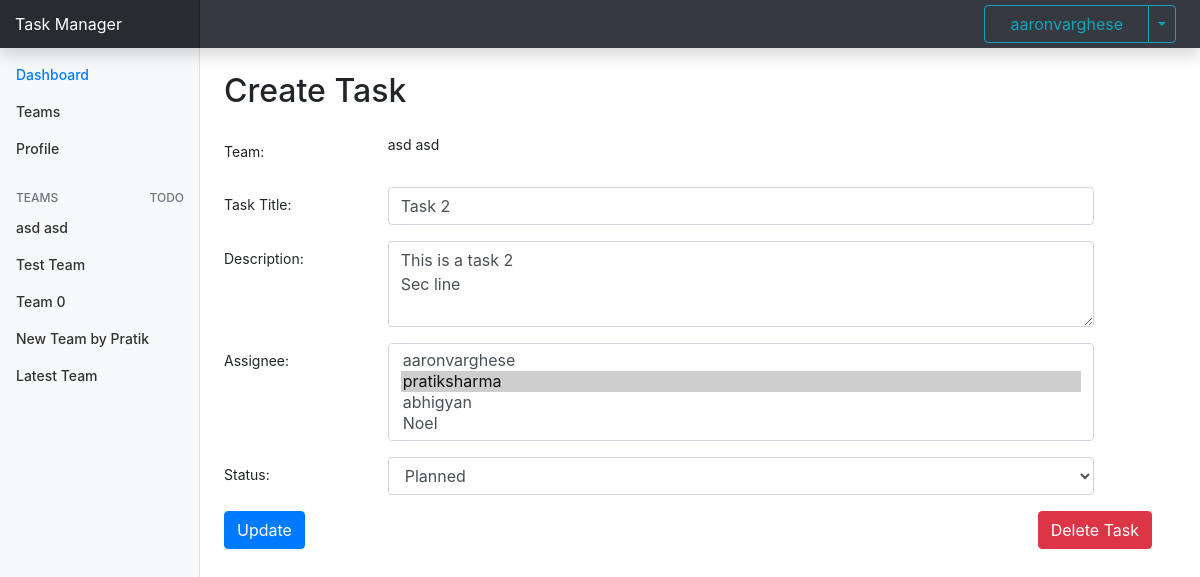
Screenshot of /dashboard/task-2/edit (signed in) with the database file from the repository.
### core/models.py (models this page shows)
class Teams(models.Model):
    name = models.CharField(max_length=50)
    owner = models.ForeignKey(User, on_delete=models.CASCADE, related_name='team_owner')
    users = models.ManyToManyField(User, related_name='team_user')
    def __str__(self):
        return self.name

class Tasks(models.Model):
    STATUSES = [
        ('planned', 'Planned'),
        ('in_progress', 'In Progress'),
        ('done', 'Done'),
    ]
    name = models.CharField(max_length=50)
    desc = models.TextField()
    owner = models.ForeignKey(User, on_delete=models.CASCADE, related_name='task_owner')
    team = models.ForeignKey(Teams, on_delete=models.CASCADE, related_name='team', null=True)
    assignee = models.ManyToManyField(User, related_name='task_assignee')
    status = models.CharField(max_length=30, choices=STATUSES, default='planned')
    last_modified = models.DateTimeField(default=datetime.now, blank=True)

### core/views.py (the view, shortened to what this page needs)
# urls.py: path('task-<int:task_id>/edit', views.EditTask.as_view(), name='edit_task'),
class EditTask(TemplateView):
    template_name = 'core/task_edit.html'
    @method_decorator(login_required)
    def get(self, request, task_id='None'):
        user_data = UserData()
        if task_id is 'None':
            messages.error(request, 'Unknown Error!')
            return redirect(reverse('show_task', args=[task_id]))
        if task_id is not 'None' and not user_data.task_owner_check(request, task_id):
            messages.error(request, 'You are not Authorised to edit this task')
            return redirect(reverse('show_task', args=[task_id]))
        data = Tasks.objects.get(id=task_id)
        form = TaskCreateForm(instance=data)
        side_teams = user_data.get_team_list(request)
        args = {'form': form, 'sidebar_teams': side_teams, 'is_update': True}
        if data.team is None:
            args['assignee'] = request.user.get_full_name()
        else:
            args['preassigned_team'] = data.team
        return render(request, self.template_name, args)

### core/forms.py
class TaskCreateForm(forms.ModelForm):
    class Meta:
        model = Tasks
        fields = ('name', 'desc', 'assignee', 'status', )

### core/models.py (called while the page is built)
    def get_team_list(self, request):
        user = request.user
        return Teams.objects.filter(Q(users=user) | Q(owner=user)).values('name', 'id').annotate(count=Count('name'))\
            .filter(~Q(count__gt=1) | Q(count__gt=1))

    def task_owner_check(self, request, task_id):
        return Tasks.objects.filter(id=task_id).filter(owner=request.user).exists()

### core/templates/core/task_edit.html (shortened to what this page needs)
{% extends "core/base.html" %}
{% block content %}
<main role="main" class="col-md-9 ml-sm-auto col-lg-10 px-4 mt-4">
    <h2>Create Task</h2>
    <div class="table-responsive">
        <form class="mt-3" method="POST">
            <div class="form-group row">
                <label for="" class="col-sm-2 col-form-label">Team: </label>
                <div class="col-sm-9">
                    {% if not preassigned_team %}
                    <p>-- Task without Team --</p>
                    {% else %}
                    <p>{{preassigned_team}}</p>
                    {% endif %}
                </div>
            </div>
            <div class="form-group row">
                <label for="{{ form.name.id_for_label }}" class="col-sm-2 col-form-label">Task Title: </label>
                <div class="col-sm-9">
                    <input type="text" name="{{ form.name.html_name }}" value="{{ form.name.value|default_if_none:''}}"
                           class="form-control" id="{{ form.name.id_for_label }}" placeholder="Title">
                </div>
            </div>
            <div class="form-group row">
                <label for="{{ form.desc.id_for_label }}" class="col-sm-2 col-form-label">Description: </label>
                <div class="col-sm-9">
                    <textarea class="form-control" name="{{ form.desc.html_name }}" id="{{ form.desc.id_for_label }}"
                              rows="3">{{ form.desc.value|default_if_none:''}}</textarea>
                </div>
            </div>
            <div class="form-group row">
                <label for="{{ form.assignee.id_for_label }}" class="col-sm-2 col-form-label">Assignee: </label>
                <div class="col-sm-9">
                    {% if not assignee %}
                    <select multiple name="{{ form.assignee.html_name }}" class="form-control"
                            id="{{ form.assignee.id_for_label }}" required>
                        {% for choice in form.assignee %}
                        {{ choice }}
                        {% endfor %}
                    </select>
                    {% else %}
                    <p>{{assignee}} <span class="badge badge-secondary">Self</span></p>
                    {% endif %}
                </div>
            </div>
            <div class="form-group row">
                <label for="{{ form.status.id_for_label }}" class="col-sm-2 col-form-label">Status: </label>
                <div class="col-sm-9">
                    <select name="{{ form.status.html_name }}" class="form-control" id="{{ form.status.id_for_label }}"
                            required>
                        {% for choice in form.status %}
                        {{ choice }}
                        {% endfor %}
                    </select>
                </div>
            </div>
            {% if is_update == True %}
            <button type="submit" class="btn btn-primary mb-3">Update</button>
            <a href="{% url 'delete_task' task_id=form.instance.id%}" role="button" class="btn btn-danger mb-3 mr-4 float-right">Delete Task</a>
            {% else %}
            <button type="submit" class="btn btn-primary mb-3">Submit</button>
            {% endif %}
        </form>
    </div>
</main>
{% endblock %}

### core/templates/core/base.html (shortened to what this page needs)
<!doctype html>
<html lang="en">
<head>
    <link rel="stylesheet" href="https://stackpath.bootstrapcdn.com/bootstrap/4.3.1/css/bootstrap.min.css"
>
    {% load static %}
    <link href="{% static 'core/dashboard.css' %}" rel="stylesheet">
</head>
<body>
<nav class="navbar navbar-dark fixed-top bg-dark flex-md-nowrap p-0 shadow">
    <a class="navbar-brand col-sm-3 col-md-2 mr-0" href="/">Task Manager</a>
    <div class="btn-group px-4">
        <button type="button" style="padding: 0px 25px;" class="btn btn-outline-info" data-toggle="dropdown">
            {{request.user.username}}
        </button>
        <button type="button" class="btn btn-outline-info dropdown-toggle dropdown-toggle-split"
                data-toggle="dropdown"></button>
    </div>
</nav>
<div class="container-fluid">
    <div class="row">
        <nav class="col-md-2 d-none d-md-block bg-light sidebar">
            <div class="sidebar-sticky">
                <ul class="nav flex-column">
                    <li class="nav-item">
                        <a class="nav-link active" href="{% url 'dashboard' %}">
                            Dashboard <span class="sr-only">(current)</span>
                        </a>
                    </li>
                    <li class="nav-item">
                        <a class="nav-link" href="#">
                            Teams
                        </a>
                    <li class="nav-item">
                        <a class="nav-link" href="#">
                            Profile
                        </a>
                    </li>
                </ul>
                <h6 class="sidebar-heading d-flex justify-content-between align-items-center px-3 mt-4 mb-1 text-muted">
                    <span>Teams</span>
                    <a class="d-flex align-items-center text-muted" href="{% url 'create_team' %}">
                        <span data-feather="plus-circle">TODO</span>
                    </a>
                </h6>
                <ul class="nav flex-column mb-2">
                    {% for team in sidebar_teams %}
                    <li class="nav-item">
                        <a class="nav-link" href="/dashboard/team-{{team.id}}">
                            {{team.name}}
                        </a>
                    </li>
                    {% endfor %}
                </ul>
            </div>
        </nav>
        {% block content %}
        {% endblock %}
    </div>
</div>
</body>
</html>

### core/static/core/dashboard.css (style rules this page uses)
body { font-size: .875rem; }
.sidebar { position: fixed; top: 0; bottom: 0; left: 0; z-index: 100; padding: 48px 0 0; box-shadow: inset -1px 0 0 rgba(0, 0, 0, .1); }
.sidebar-sticky { position: relative; top: 0; height: calc(100vh - 48px); padding-top: .5rem; overflow-x: hidden; overflow-y: auto; }
.sidebar .nav-link { font-weight: 500; color: #333; }
.sidebar .nav-link.active { color: #007bff; }
.sidebar-heading { font-size: .75rem; text-transform: uppercase; }
[role="main"] { padding-top: 133px; }
@media (min-width: 768px) { [role="main"] { padding-top: 48px; } }
.navbar-brand { padding-top: .75rem; padding-bottom: .75rem; font-size: 1rem; background-color: rgba(0, 0, 0, .25); box-shadow: inset -1px 0 0 rgba(0, 0, 0, .25); }

### rows the page displays
Teams: name "asd asd"
Tasks: name "Task 2", desc "This is a task 2 Sec line", assignee "aaronvarghese / pratiksharma ☑ / abhigyan / Noel", status "Planned"

### other values shown
{{ request.user.username }} "aaronvarghese"
{{ team.name }} "asd asd" "Test Team" "Team 0" "New Team by Pratik" "Latest Team"
